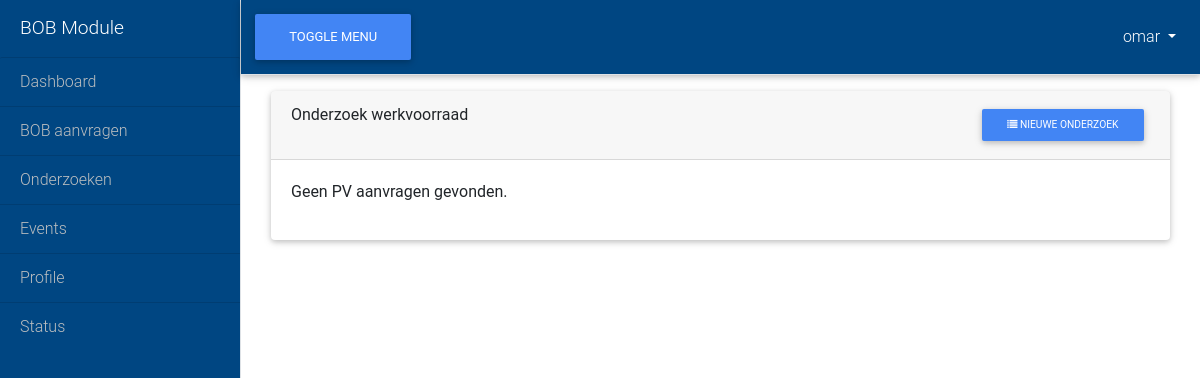
The page /bob/onderzoek/ (signed in) on the database as committed earlier.
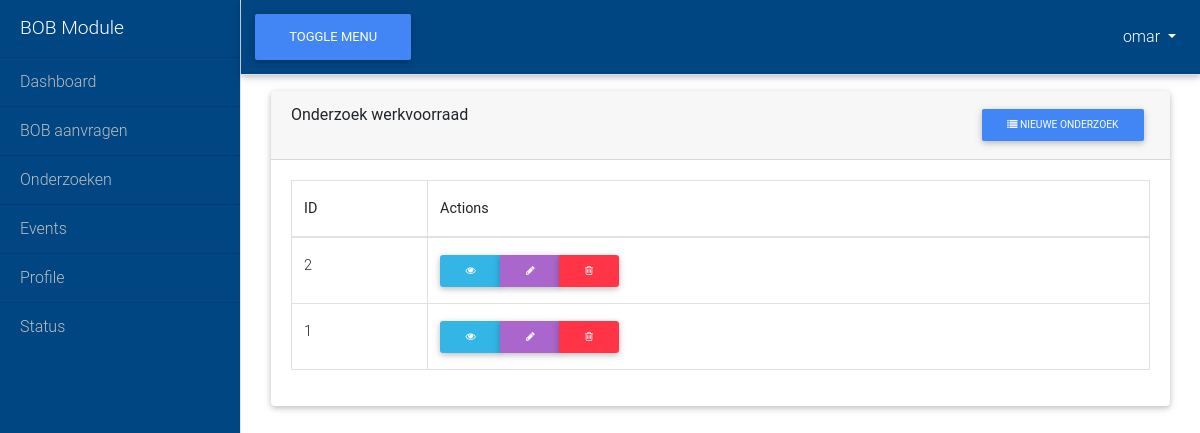
The same page on the database as committed later.
### bob/models.py (models this page shows, shortened)
class Onderzoek(models.Model):
    dvom_onderzoekid = models.AutoField(primary_key=True)
    dvom_locatieid = models.CharField('Parket', max_length=10, choices=DVOM_LOCATIES, default='')
    dvom_naam = models.CharField('Onderzoeksnaam', max_length=100, blank=True, null=True)
    dvom_codenaam = models.CharField('Codenaam', max_length=100, blank=True, null=True)
    dvom_onderzoeksinstantieid = models.CharField('Onderzozeksinstantie', max_length=10,  choices=())
    dvom_procesverbaalnummer = models.CharField('Process verbaal nummer',max_length=100, )
    dvom_classificatie = models.CharField('Classificatie', max_length=2, choices=DVOM_CLASSIFICATIE_OPTIES, blank=True, null=True)
    dvom_naamcsv = models.CharField('Naam CSV', max_length=100, blank=True, null=True)
    dvom_omschrijvingcsv = models.CharField('Omschrijving CSV', max_length=2000, blank=True, null=True)
    dvom_zaakgriffierid = models.ForeignKey(User, on_delete=models.SET_NULL, verbose_name='Zaaksgriffier',
                                            related_name='zaakgriffier_onderzoeken', null=True)
    dvom_zaakovjid = models.ForeignKey(User, on_delete=models.SET_NULL, verbose_name='ZaaksOvJ',
                                       related_name='zaakovj_onderzoeken', null=True)
    dvom_zaakparketsecrid = models.ForeignKey(User, on_delete=models.SET_NULL, verbose_name='Zaakssecretaris',
                                              related_name='zaakparketsecr_onderzoeken', null=True)
    dvom_zaakrcid = models.ForeignKey(User, on_delete=models.SET_NULL, verbose_name='ZaaksRC',
                                      related_name='zaakrc_onderzoeken', null=True)
    dvom_afsluitenonderzoek = models.CharField('Afsluiten onderzoek',
                                               max_length=1,
                                               choices=DVOM_AFSLUITENONDERZOEK_OPTIES, blank=True, null=True)
    np_bobaanvraagid = models.IntegerField()
    class Meta:
        ordering = ['-dvom_onderzoekid']
        verbose_name_plural = 'Onderzoeken'
    def __str__(self):
        return f"{self.dvom_naam} - {self.dvom_codenaam}"

### bob/views.py (the view)
# urls.py: path('onderzoek/', views.OnderzoekListView.as_view(), name='onderzoek-index'),
class OnderzoekListView(LoginRequiredMixin, ListView):
    model = Onderzoek
    form_class = OnderzoekForm
    template_name = 'bob/bob_onderzoek_list.html'
    ordering = ['-pk']
    paginate_by = 5
    def get_context_data(self, *, object_list=None, **kwargs):
        context = super().get_context_data(**kwargs)
        onderzoek_list = Onderzoek.objects.order_by('-pk')
        print(onderzoek_list)
        paginator = Paginator(onderzoek_list, self.paginate_by)
        page = self.request.GET.get('page')
        onderzoeken = paginator.get_page(page)
        print(onderzoeken)
        context['object_list'] = onderzoeken
        return context

### bob/templates/bob/bob_onderzoek_list.html (shortened to what this page needs)
{% extends "base.html" %}
{% load crispy_forms_tags %}
{% block content %}
    <div class="container-fluid mt-3">
    <div class="card mb-3">
        <div class="card-header">
            Onderzoek werkvoorraad
            <a href="{% url 'bob:onderzoek-create' %}" class="btn btn-primary btn-sm float-right" role="button">
                <i class="fa fa-list" aria-hidden="true"></i>
                Nieuwe Onderzoek
            </a>
        </div>
        <div class="card-body">
        {% if object_list %}
            <div class="table-responsive">
            <table class="table table-bordered" width="100%" cellspacing="0">
                <thead>
                    <th>ID</th>
                    <th>Actions </th>
                </theaD>
                <tbody>
                {% for obj in object_list %}
                    <tr>
                       <td>{{ obj.pk }}</td>
                        <td>
                            <div class="btn-group btn-group-sm" role="group" aria-label="">
                                <a href="{% url 'bob:bob-detail' obj.pk %}" class="btn btn-info btn-sm"><i class="fa fa-eye" aria-hidden="true"></i> </a>
                                <a href="{% url 'bob:bob-edit' obj.pk %}" class="btn btn-secondary btn-sm"><i class="fa fa-pencil" aria-hidden="true"></i> </a>
                                <a href="{% url 'bob:bob-delete' obj.pk %}" class="btn btn-danger btn-sm"><i class="fa fa-trash-o" aria-hidden="true"></i> </a>
                            </div>
                        </td>
                    </tr>
                {% endfor %}
                </tbody>
            </table>
            </div>
        {% else %}
            <p>Geen PV aanvragen gevonden.</p>
        {% endif %}
        </div>
    </div>
    </div>
{% endblock %}

Rows that differ between the two databases and show on the page:
added Onderzoek: pk "2"
added Onderzoek: pk "1"
Other text that changed with them:
text no longer shown: "Geen PV aanvragen gevonden."
text now shown: "ID Actions"
